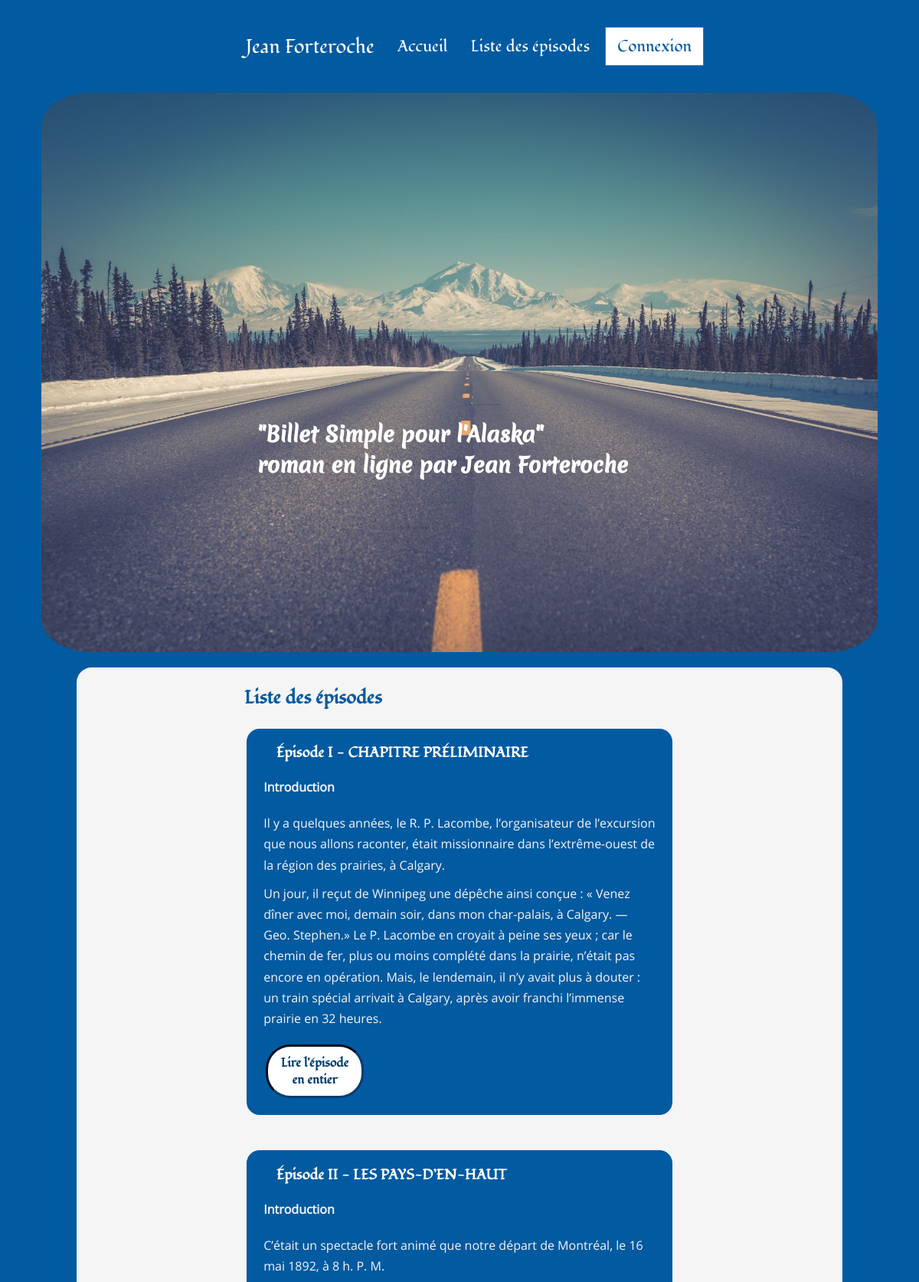
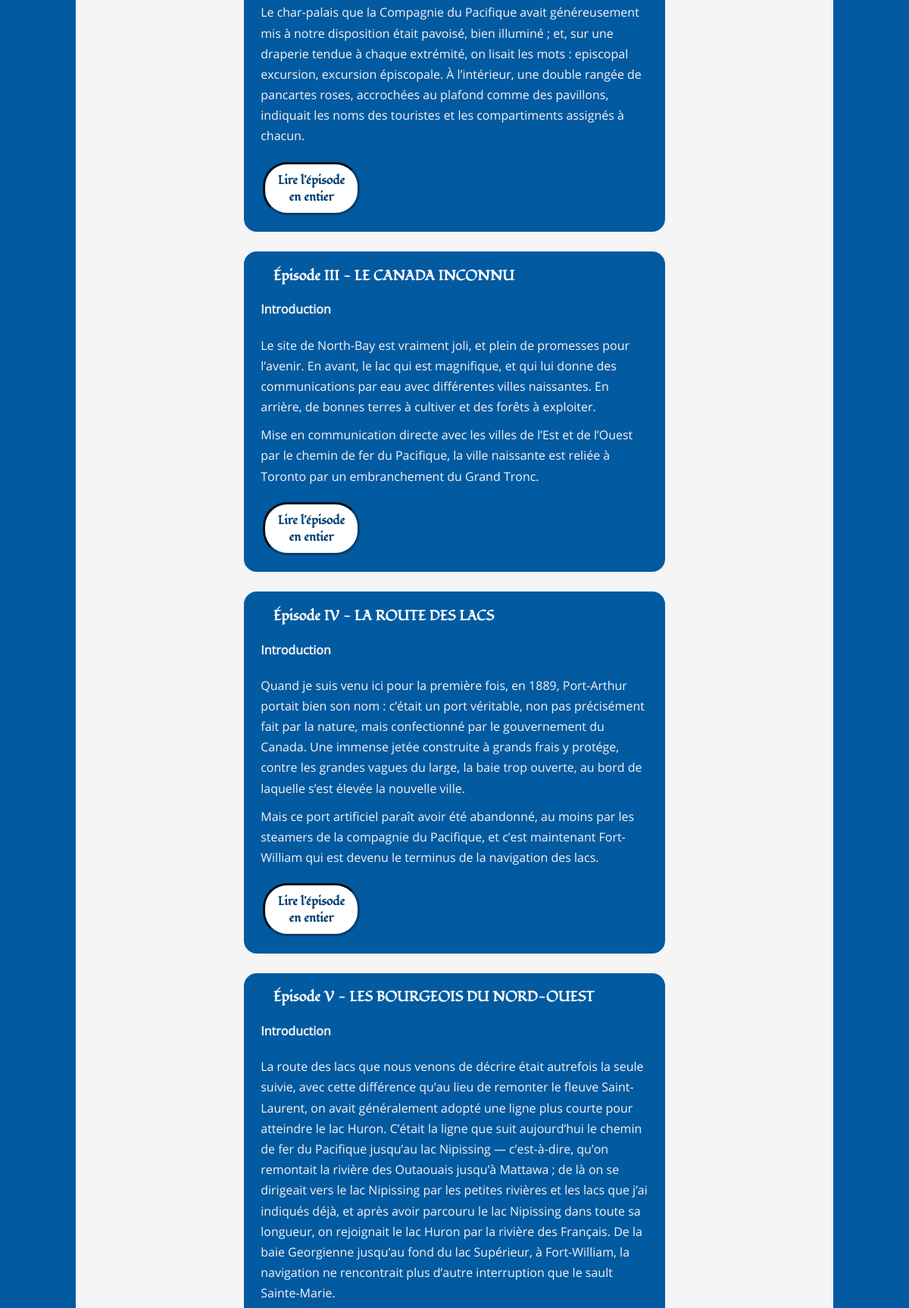
Screenshot of /index.php?action=listofepisodes (upper part) with the database file from the repository (2 pictures, top to bottom).
### tables this page shows
CREATE TABLE IF NOT EXISTS `episodes` (
  `id` int(11) NOT NULL AUTO_INCREMENT,
  `title` varchar(255) NOT NULL,
  `introduction` text NOT NULL,
  `content` text NOT NULL,
  `episode_created_the` datetime NOT NULL,
  PRIMARY KEY (`id`)
);

### src/View/View.php (called while the page is built, shortened)
<?php
class View
{
    public function render(array $data): void
    {
        require_once "..\\templates\\frontoffice\\${data['template']}.html.php";
        $content = ob_get_clean();
        require_once '..\templates\frontoffice\layout.html.php';
    }
}

### public/index.php (called while the page is built, shortened)
<?php
$router = new Router();
$router->run();

### src/Model/PostManager.php (called while the page is built, shortened)
<?php
class PostManager
{
    private $database;
    public function __construct(Database $database)
    {
        $this->database = $database->getPdo();
    }
    public function showAllEpisodes() : ?array
    {
        $request= $this->database->prepare('SELECT id, title, introduction FROM episodes ORDER BY episode_created_the');
        $request->execute();
        return $request->fetchAll();
    }
}

### src/Service/Database.php (called while the page is built, shortened)
<?php
class Database
{
    public function getPdo(): \PDO
    {
        $pdo = new \PDO('mysql:host=localhost;dbname=openclassrooms_project4;port=3306;charset=utf8mb4', 'root', 'vFaGsjLk8WpkQtxYJ8XZXAf690shjBzW', [
            \PDO::ATTR_ERRMODE => \PDO::ERRMODE_EXCEPTION,
            \PDO::ATTR_DEFAULT_FETCH_MODE => \PDO::FETCH_ASSOC
        ]);
        return $pdo;
    }
}

### templates/frontoffice/listofepisodes.html.php (the view)
<section>
    <h2>Liste des épisodes</h2>
    <?php foreach($data['allposts'] as $post): ?>
    <article>
        <h3>Épisode <?=$post['title']?></h3>
        <p class="pIntroductionToTheEpisode">Introduction</p>
        <p><?=$post['introduction']?></p>
        <a href="index.php?action=detailofepisode&id=<?=$post['id']?>\" class="linkToTheRestOfThePost">Lire l'épisode en entier</a>
    </article>
</section>
<?php endforeach; ?>

### src/Service/Router.php (shortened to what this page needs)
<?php
class Router
{
    private PostController $postController;
    private array $get;
    public function __construct()
    {
        $this->database = new Database();
        $this->postManager = new PostManager($this->database);
        $this->commentManager = new CommentManager($this->database);
        $this->view = new View();
        $this->postController = new PostController($this->postManager, $this->commentManager, $this->view);
        $this->get = $_GET;
    }
    public function run(): void
    {
        $action = isset($this->get['action']) ? $this->get['action'] : 'home';
        if ($action === 'home') {
            $this->postController->displayHomeWithTheLastThreeEpisodes();
        } elseif ($action === 'detailofepisode' && isset($this->get['id'])) {
            $this->postController->displayDetailOfEpisode((int)$this->get['id']);
        } elseif ($action === 'listofepisodes') {
            $this->postController->displayListOfEpisodes();
        } else {
            echo "Error 404 - cette page n'existe pas<br><a href=http://localhost:8000/?action=home>Aller Ici</a>";
        }
    }
}

### src/Controller/Frontoffice/PostController.php (shortened to what this page needs)
<?php
class PostController
{
    private PostManager $postManager;
    private View $view;
    public function __construct(PostManager $postManager, CommentManager $commentManager, View $view)
    {
        $this->postManager = $postManager;
        $this->view = $view;
    }
    public function displayListOfEpisodes(): void
    {
        $data = $this->postManager->showAllEpisodes();
        if ($data !== null) {
            $this->view->render(['template' => 'listofepisodes', 'allposts' => $data]);
        } elseif ($data === null) {
            echo '<h1>faire une redirection vers la page d\'erreur, il n\'y pas de post</h1><a href="index.php?action=home">Accueil</a><br>';
        }
    }
}

### templates/frontoffice/layout.html.php (shortened to what this page needs)
<!DOCTYPE html>
<html lang="fr">
    <head>
        <link rel="stylesheet" type="text/css" href="css/style.css">
    </head>
    <body>
        <nav id="navBar">
            <ul class="menu">
              <li class="logo"><a href="index.php?action=home">Jean Forteroche</a></li>
              <li class="item episodes"><a href="index.php?action=home">Accueil</a></li>
              <li class="item episodes"><a href="index.php?action=listofepisodes">Liste des épisodes</a></li>
              <li class="item button"><a href="#">Connexion</a></li>
            </ul>
        </nav>
        <header>
                <h1>"Billet Simple pour l'Alaska" <br> roman en ligne par Jean Forteroche </h1>
                <div class="classImg">
                    <img id="imgHeader" src="./images/image-1920-1080.jpg" alt="Longue route avec rangée d'arbres et au fond, vue de la montagne enneignée" />
                </div>
        </header>
        <main>
            <?=$content?>
        </main>
    </body>
</html>

### rows the page displays
episodes: title "I - CHAPITRE PRÉLIMINAIRE", introduction "Il y a quelques années, le R. P. Lacombe, l’organisateur de l’excursion que nous allons raconter, était missionnaire dans l’extrême-ouest de la région des prairies, à Calgary. Un jour, il reçut de Winnipeg une dépêche ainsi conçue : « Venez dîner avec moi, demain soir, dans mon char-palais, à Calgary. — Geo. Stephen.» Le P. Lacombe en croyait à peine ses yeux ; car le chemin de fer, plus ou moins complété dans la prairie, n’était pas encore en opération. Mais, le lendemain, il n’y avait plus à douter : un train spécial arrivait à Calgary, après avoir franchi l’immense prairie en 32 heures."
episodes: title "II - LES PAYS-D’EN-HAUT", introduction "C’était un spectacle fort animé que notre départ de Montréal, le 16 mai 1892, à 8 h. P. M. Le char-palais que la Compagnie du Pacifique avait généreusement mis à notre disposition était pavoisé, bien illuminé ; et, sur une draperie tendue à chaque extrémité, on lisait les mots : episcopal excursion, excursion épiscopale. À l’intérieur, une double rangée de pancartes roses, accrochées au plafond comme des pavillons, indiquait les noms des touristes et les compartiments assignés à chacun."
episodes: title "III - LE CANADA INCONNU", introduction "Le site de North-Bay est vraiment joli, et plein de promesses pour l’avenir. En avant, le lac qui est magnifique, et qui lui donne des communications par eau avec différentes villes naissantes. En arrière, de bonnes terres à cultiver et des forêts à exploiter. Mise en communication directe avec les villes de l’Est et de l’Ouest par le chemin de fer du Pacifique, la ville naissante est reliée à Toronto par un embranchement du Grand Tronc."
episodes: title "IV - LA ROUTE DES LACS", introduction "Quand je suis venu ici pour la première fois, en 1889, Port-Arthur portait bien son nom : c’était un port véritable, non pas précisément fait par la nature, mais confectionné par le gouvernement du Canada. Une immense jetée construite à grands frais y protége, contre les grandes vagues du large, la baie trop ouverte, au bord de laquelle s’est élevée la nouvelle ville. Mais ce port artificiel paraît avoir été abandonné, au moins par les steamers de la compagnie du Pacifique, et c’est maintenant Fort-William qui est devenu le terminus de la navigation des lacs."
episodes: title "V - LES BOURGEOIS DU NORD-OUEST", introduction "La route des lacs que nous venons de décrire était autrefois la seule suivie, avec cette différence qu’au lieu de remonter le fleuve Saint-Laurent, on avait généralement adopté une ligne plus courte pour atteindre le lac Huron. C’était la ligne que suit aujourd’hui le chemin de fer du Pacifique jusqu’au lac Nipissing — c’est-à-dire, qu’on remontait la rivière des Outaouais jusqu’à Mattawa ; de là on se dirigeait vers le lac Nipissing par les petites rivières et les lacs que j’ai indiqués déjà, et après avoir parcouru le lac Nipissing dans toute sa longueur, on rejoignait le lac Huron par la rivière des Français. De la baie Georgienne jusqu’au fond du lac Supérieur, à Fort-William, la…"
